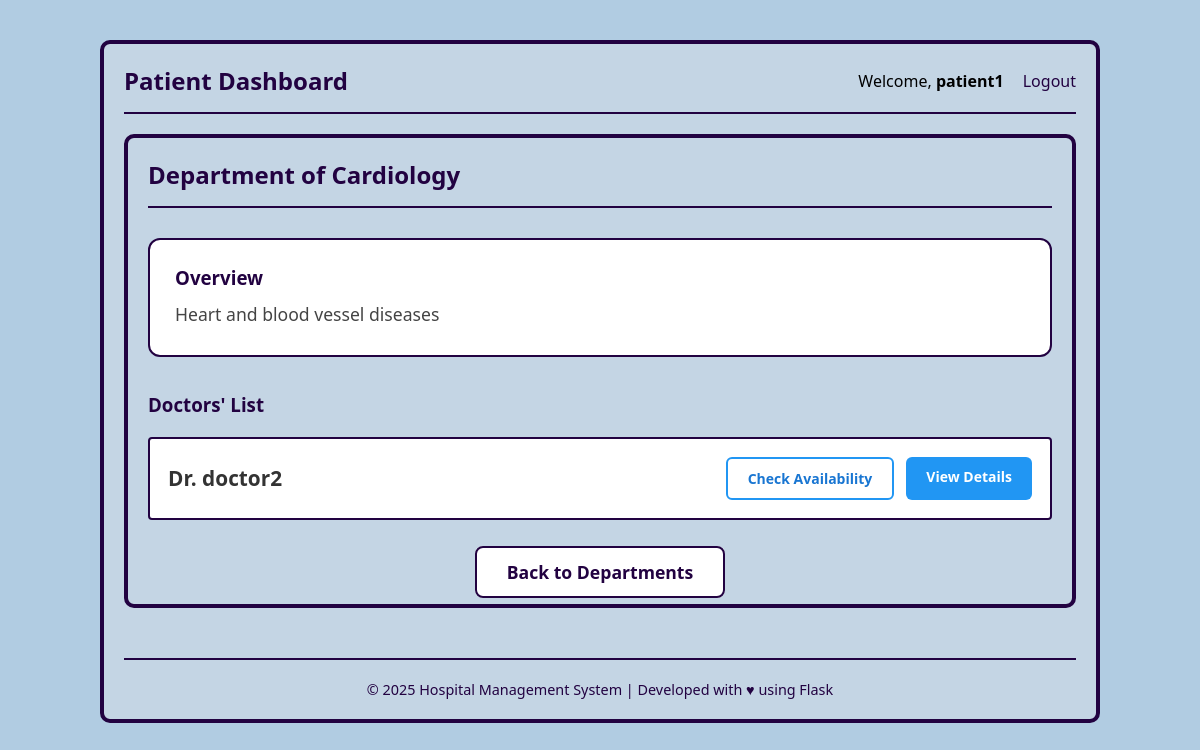
The app's page /view_department/1 (signed in) with its own data.
### application/models.py (models this page shows)
class Department(db.Model):
    id = db.Column(db.Integer, primary_key=True)
    dep_name = db.Column(db.String(), nullable=False)
    description = db.Column(db.String(), nullable=False)
    doctors_registered = db.relationship('Doctor', backref='department')

class Doctor(db.Model):
    id = db.Column(db.Integer, primary_key=True)
    email = db.Column(db.String(), unique=True, nullable=False)
    username = db.Column(db.String(), unique=True, nullable=False)
    password = db.Column(db.String(), nullable=False)
    name = db.Column(db.String(), nullable=False)
    Dep_id = db.Column(db.Integer, db.ForeignKey("department.id"), nullable=False)
    gender = db.Column(db.Enum('Male', 'Female'), nullable=False)
    appointments = db.relationship('Appointment', backref='doctor')
    is_blacklisted = db.Column(db.Boolean, default=False, nullable=False)

### application/controllers.py (the view)
@app.route('/view_department/<int:dep_id>', methods=["GET", "POST"])
def view_department(dep_id):
    if session.get('user_type') != 'patient':
        flash('Access denied.', 'error')
        return redirect(url_for('home'))
    department = Department.query.get_or_404(dep_id)
    doctors = Doctor.query.filter_by(Dep_id=dep_id).all()
    return render_template(
        'view_departments.html',
        department=department,
        doctors=doctors
    )

### templates/view_departments.html (shortened to what this page needs)
{% extends "base.html" %}
{% block content %}
<div class="dashboard-container">
    <div class="nav-bar" style="margin-bottom: 30px; border-bottom: 2px solid rgb(34, 2, 65); padding-bottom: 15px;">
        <h2 style="color: rgb(34, 2, 65); margin: 0;">
            Department of {{ department.dep_name }}
        </h2>
    </div>
    <div class="section" style="background: white; padding: 25px; border-radius: 12px; border: 2px solid rgb(34, 2, 65); margin-bottom: 35px;">
        <h3 style="color: rgb(34, 2, 65); margin-top: 0;">Overview</h3>
        <p style="font-size: 1.1em; line-height: 1.7; color: #444;">
            {{ department.description }}
        </p>
    </div>
    <div class="section">
        <h3 style="color: rgb(34, 2, 65); margin-bottom: 20px;">Doctors' List</h3>
        <div class="list-container">
            {% if doctors|length == 0 %}
                <p style="text-align:center; color:#777; padding:30px; background:#f9f9f9; border-radius:8px;">
                    No doctors available in this department yet.
                </p>
            {% else %}
                {% for doctor in doctors %}
                <div class="list-item" style="align-items: center; padding: 18px;">
                    <span class="name" style="font-size: 1.3em; font-weight: bold; color: #333;">
                        Dr. {{ doctor.name }}
                    </span>
                    <div class="actions" style="gap: 12px;">
                        <a href="{{ url_for('check_availability', doctor_id=doctor.id) }}"
                           class="btn"
                           style="
                               background: white;
                               color: #1976d2;
                               border: 2px solid #2196f3;
                               padding: 10px 20px;
                               font-weight: bold;
                               border-radius: 6px;
                               text-decoration: none;
                           "
                           onmouseover="this.style.background='#e3f2fd'"
                           onmouseout="this.style.background='white'">
                            Check Availability
                        </a>
                        <a href="{{ url_for('doctor_details', doctor_id=doctor.id) }}"
                           class="btn"
                           style="
                               background: #2196f3;
                               color: white;
                               padding: 10px 20px;
                               font-weight: bold;
                               border-radius: 6px;
                               text-decoration: none;
                           "
                           onmouseover="this.style.background='#1976d2'"
                           onmouseout="this.style.background='#2196f3'">
                            View Details
                        </a>
                    </div>
                </div>
                {% endfor %}
            {% endif %}
        </div>
    </div>
    <div style="margin-top: 40px; text-align: center;">
        <a href="{{ url_for('patient_dashboard') }}"
           onclick="history.back(); return false;"
           class="btn"
           style="
               background: white;
               color: rgb(34, 2, 65);
               border: 2px solid rgb(34, 2, 65);
               padding: 12px 30px;
               font-weight: bold;
               font-size: 1.1em;
               border-radius: 8px;
               text-decoration: none;
           ">
            Back to Departments
        </a>
    </div>
</div>
{% endblock %}

### static/style1.css (style rules this page uses)
* { margin: 0; padding: 0; box-sizing: border-box; font-family: 'Segoe UI', Tahoma, Geneva, Verdana, sans-serif; }
body { background-color: rgb(177, 204, 226); display: flex; justify-content: center; padding: 20px; }
.dashboard-container { background-color: rgb(196, 213, 228); border: 4px solid rgb(34, 2, 65); border-radius: 10px; width: 100%; max-width: 1000px; padding: 20px; margin-top: 20px; }
.nav-bar { display: flex; justify-content: space-between; align-items: center; border-bottom: 2px solid rgb(34, 2, 65); padding-bottom: 15px; margin-bottom: 20px; }
.nav-bar h2 { color: rgb(34, 2, 65); }
.section h3 { color: rgb(34, 2, 65); margin-bottom: 10px; }
.section { margin-bottom: 25px; }
.list-container { display: flex; flex-direction: column; gap: 10px; }
.list-item { display: flex; justify-content: space-between; align-items: center; border: 2px solid rgb(34, 2, 65); border-radius: 4px; padding: 10px; background-color: white; }
.list-item .name { color: #333; font-weight: bold; }
.actions { display: flex; gap: 5px; }
.btn { border-radius: 4px; padding: 6px 12px; cursor: pointer; font-size: 14px; font-weight: bold; transition: 0.3s; text-decoration: none; }

### records on screen
Department: dep_name "Cardiology", description "Heart and blood vessel diseases"
Doctor: name "doctor2"

### other values on screen
{{ session.username }} "patient1"
